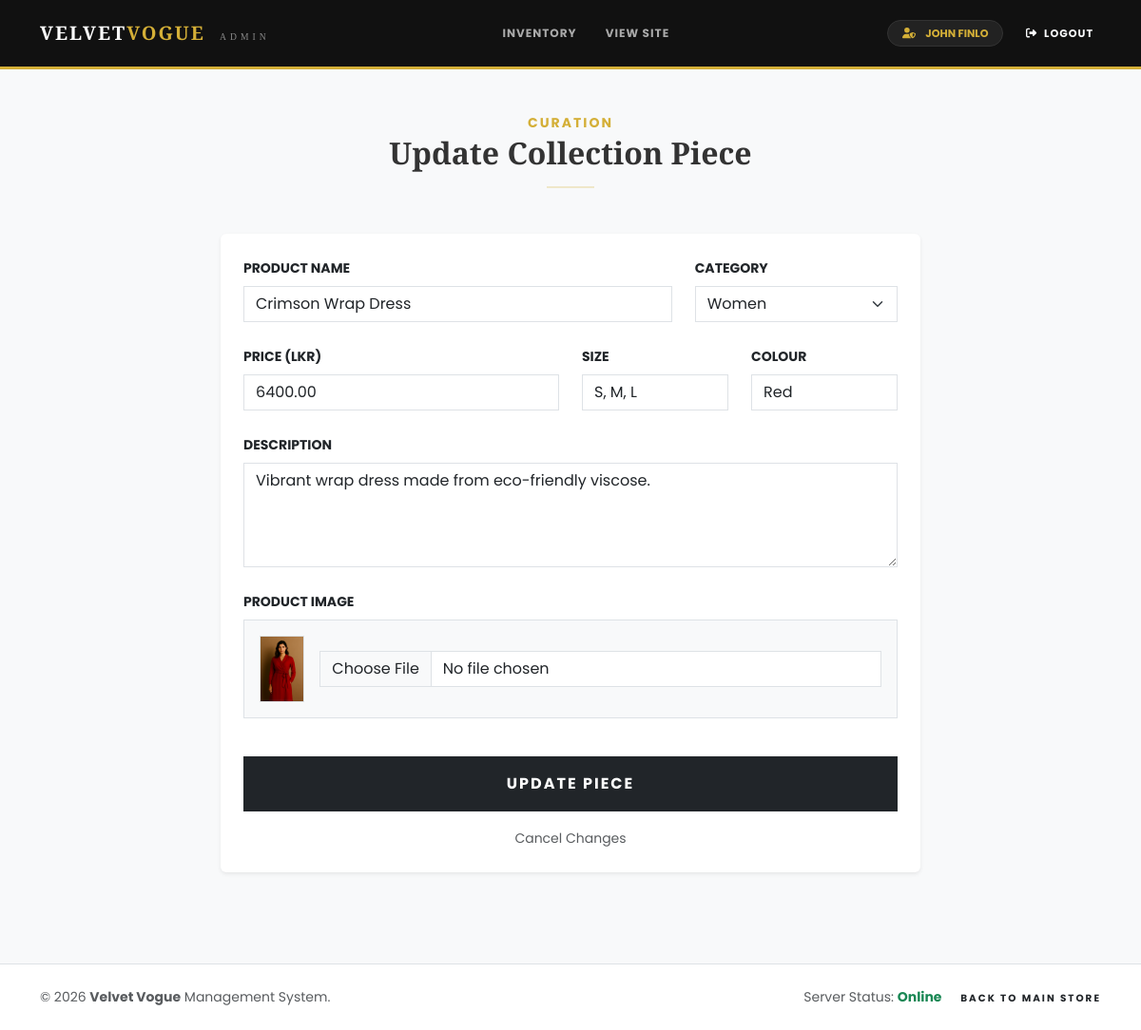
/admin/edit_product.php?id=14 (signed in), run on the app's committed database.
### tables this page shows
CREATE TABLE `products` (
  `id` int(11) NOT NULL,
  `name` varchar(255) DEFAULT NULL,
  `category_id` int(11) DEFAULT NULL,
  `description` text DEFAULT NULL,
  `price` decimal(10,2) DEFAULT NULL,
  `size` varchar(10) DEFAULT NULL,
  `colour` varchar(50) DEFAULT NULL,
  `image` varchar(255) DEFAULT NULL
);

CREATE TABLE `categories` (
  `id` int(11) NOT NULL,
  `name` varchar(100) DEFAULT NULL
);

### admin/edit_product.php (the view, shortened to what this page needs)
<?php
include '../includes/db.php';
$id = isset($_GET['id']) ? intval($_GET['id']) : 0;
$res = mysqli_query($conn, "SELECT * FROM products WHERE id = $id");
$product = mysqli_fetch_assoc($res);
$cat_res = mysqli_query($conn, "SELECT * FROM categories ORDER BY name ASC");
include 'includes/admin_header.php';
?>
<div class="container py-5">
    <div class="row justify-content-center">
        <div class="col-lg-8">
            <div class="mb-5 text-center">
                <h6 class="text-gold fw-bold text-uppercase tracking-widest small mb-1">Curation</h6>
                <h2 class="fw-bold" style="font-family: 'Playfair Display', serif;">Update Collection Piece</h2>
                <hr class="mx-auto" style="width: 50px; border-top: 2px solid #d4af37;">
            </div>
            <div class="card border-0 shadow-sm p-4 bg-white border">
                <form action="" method="POST" enctype="multipart/form-data">
                    <div class="row g-4">
                        <div class="col-md-8">
                            <label class="form-label fw-bold small text-uppercase tracking-wider">Product Name</label>
                            <input type="text" name="name" class="form-control rounded-0" value="<?php echo htmlspecialchars($product['name']); ?>" required>
                        </div>
                        <div class="col-md-4">
                            <label class="form-label fw-bold small text-uppercase tracking-wider">Category</label>
                            <select name="category_id" class="form-select rounded-0" required>
                                <?php while($cat = mysqli_fetch_assoc($cat_res)): ?>
                                    <option value="<?php echo $cat['id']; ?>" <?php echo ($cat['id'] == $product['category_id']) ? 'selected' : ''; ?>>
                                        <?php echo htmlspecialchars($cat['name']); ?>
                                    </option>
                                <?php endwhile; ?>
                            </select>
                        </div>
                        <div class="col-md-6">
                            <label class="form-label fw-bold small text-uppercase tracking-wider">Price (LKR)</label>
                            <input type="number" step="0.01" name="price" class="form-control rounded-0" value="<?php echo $product['price']; ?>" required>
                        </div>
                        <div class="col-md-3">
                            <label class="form-label fw-bold small text-uppercase tracking-wider">Size</label>
                            <input type="text" name="size" class="form-control rounded-0" value="<?php echo htmlspecialchars($product['size']); ?>">
                        </div>
                        <div class="col-md-3">
                            <label class="form-label fw-bold small text-uppercase tracking-wider">Colour</label>
                            <input type="text" name="colour" class="form-control rounded-0" value="<?php echo htmlspecialchars($product['colour']); ?>">
                        </div>
                        <div class="col-12">
                            <label class="form-label fw-bold small text-uppercase tracking-wider">Description</label>
                            <textarea name="description" rows="4" class="form-control rounded-0"><?php echo htmlspecialchars($product['description']); ?></textarea>
                        </div>
                        <div class="col-12">
                            <label class="form-label fw-bold small text-uppercase tracking-wider">Product Image</label>
                            <div class="d-flex align-items-center gap-3 p-3 border bg-light">
                                <img src="../assets/images/<?php echo $product['image']; ?>" style="width: 50px; height: 70px; object-fit: cover;" class="border">
                                <input type="file" name="image" class="form-control rounded-0 bg-white">
                            </div>
                        </div>
                        <div class="col-12 pt-3">
                            <button type="submit" name="update_product" class="btn btn-dark w-100 py-3 rounded-0 fw-bold tracking-widest text-uppercase">Update Piece</button>
                            <div class="text-center mt-3">
                                <a href="dashboard.php" class="text-muted small text-decoration-none">Cancel Changes</a>
                            </div>
                        </div>
                    </div>
                </form>
            </div>
        </div>
    </div>
</div>
<?php include 'includes/admin_footer.php'; ?>

### admin/includes/admin_header.php (style rules this page uses)
:root { --admin-gold: #d4af37; --admin-dark: #111; }
body { font-family: 'Poppins', sans-serif; background-color: #f8f9fa; color: #333; }
.text-gold { color: var(--admin-gold) !important; }
.tracking-widest { letter-spacing: 2px; }

### data on the page
products: name "Crimson Wrap Dress", category_id "Women", price "6400.00", size "S, M, L", colour "Red", description "Vibrant wrap dress made from eco-friendly viscose.", image (picture)

### other printed values
$_SESSION['user']['name'] "JOHN FINLO"
